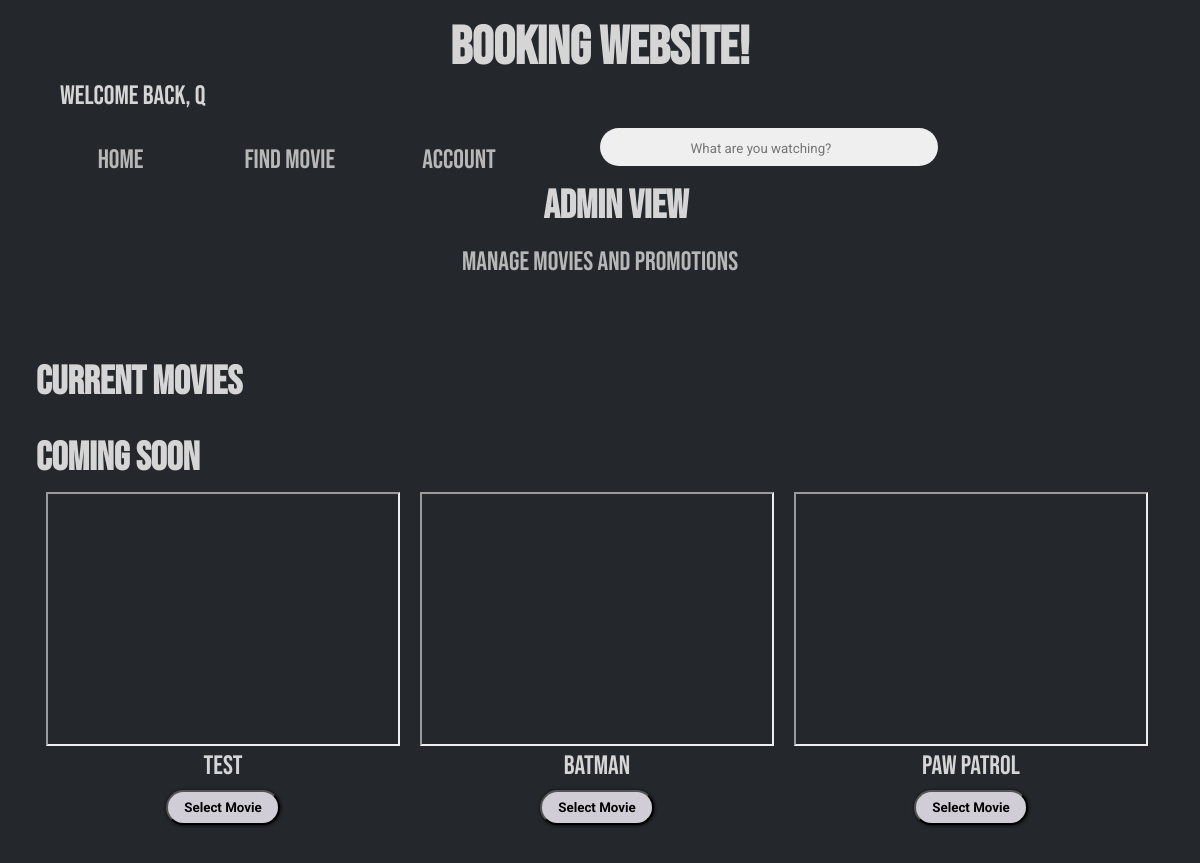
Before: /HTML/home.php with the older database file.
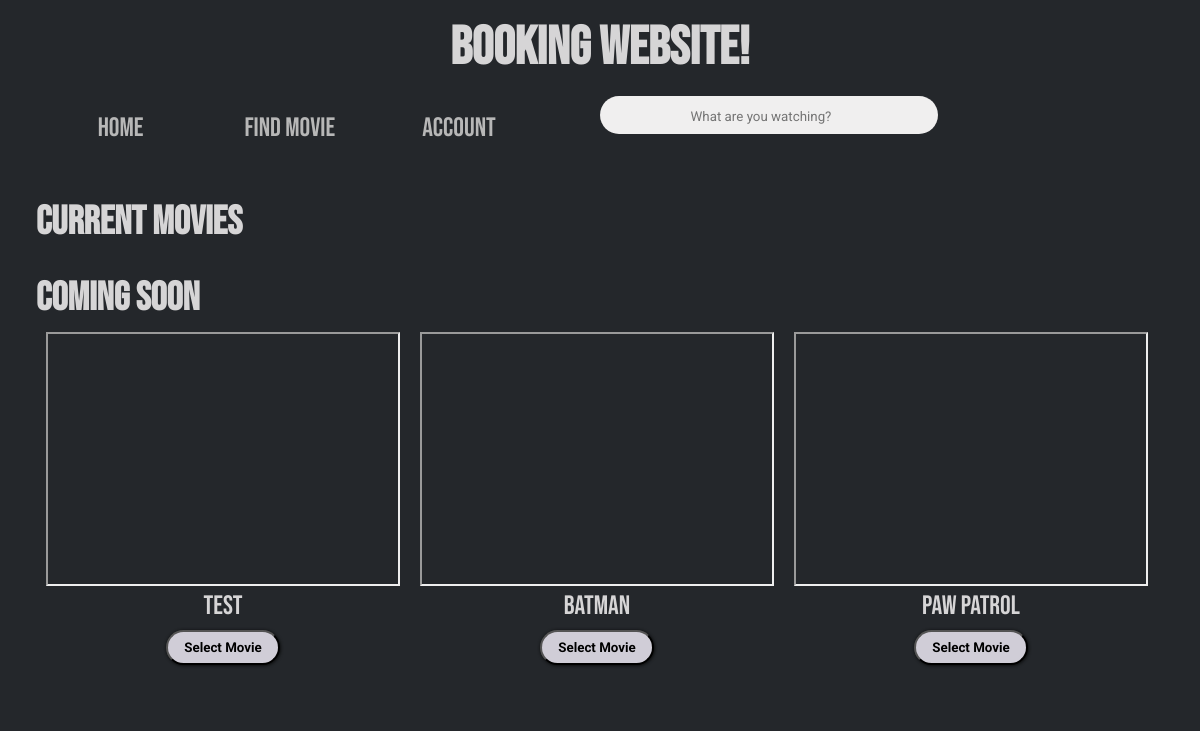
After: the same page with the newer database file.
### tables this page shows
CREATE TABLE `user` (
  `userId` varchar(255) NOT NULL,
  `pass` varbinary(255) DEFAULT NULL,
  `firstName` varchar(255) DEFAULT NULL,
  `lastName` varchar(255) DEFAULT NULL,
  `email` varchar(255) NOT NULL,
  `active` tinyint(1) NOT NULL,
  `receiveProm` tinyint(1) NOT NULL,
  `isAdmin` tinyint(1) NOT NULL,
  `isBlocked` tinyint(1) NOT NULL DEFAULT 0
);

CREATE TABLE `movie` (
  `title` varchar(255) NOT NULL,
  `category` varchar(255) NOT NULL,
  `movieCast` varchar(255) NOT NULL,
  `director` varchar(255) NOT NULL,
  `producer` varchar(255) NOT NULL,
  `synopsis` varchar(255) NOT NULL,
  `reviews` varchar(255) NOT NULL,
  `trailer` varchar(255) NOT NULL,
  `picture` varchar(255) NOT NULL,
  `ratingCode` enum('G','PG','PG-13','R','NC-17') DEFAULT NULL,
  `comingSoon` tinyint(1) NOT NULL,
  `id` int(11) NOT NULL,
  `duration` int(3) NOT NULL
);

### PHP/getUserInfo.php (called while the page is built, shortened)
<?php
    require("../Modal/database.php");
    $queryacct = "SELECT * FROM user WHERE userId = (SELECT userId FROM user WHERE active=1)";
    $pstates = $db->prepare($queryacct);
    $pstates->execute();
    $userInfs = $pstates->fetchAll();
    $userOnCheck = $pstates->rowCount();
    if ($userOnCheck) {
        $isAdmin = $userInfs[0]['isAdmin'];
    }
?>

### PHP/getMovieInfo.php (called while the page is built, shortened)
<?php
    require("../Modal/database.php");
    $querymovie = "SELECT * FROM movie";
    $mstates = $db->prepare($querymovie);
    $mstates->execute();
    $movieInfs = $mstates->fetchAll();
?>

### HTML/home.php (the view, shortened to what this page needs)
<?php
    require("../PHP/getUserInfo.php");
    require("../PHP/getMovieInfo.php");
?>
<!DOCTYPE html>
<html lang="en">
<head>
    <link rel="stylesheet" href="../CSS/nav-bar.css">
    <link rel="stylesheet" href="../CSS/home.css">
</head>
<body>
    <header>
        <h1 class = "title">Booking Website!</h1>
        <?php
        if ($userOnCheck == 1) {
        foreach($userInfs as $userInfo) {
            $name = $userInfo['firstName'];
        }
        echo "<p style=\"align-text: center; padding-left:60px; color: #d6d5d6;\">Welcome back, " .$name ."</p>";
        } ?>
    </header>
    <main>
    <div id="nav-menu">
        <ul class="one">
        <li><a href="../HTML/home.php"> Home </a></li>
            <li><a href="../HTML/select-movie.php"> Find Movie </a></li>
            <li><a href="../HTML/account.php"> Account </a></li>
        </ul>
        <form id="search-form" action="../PHP/searchMovies.php" method="POST">
            <input type="search" id="search-bar" name="search" placeholder="What are you watching?">
        </form>
        <?php if ($userOnCheck && $isAdmin) :?>
        <h2 class = "adminTitle">Admin View</h2>
        <a href="../HTML/adminMenu.php" class="manage">Manage Movies and Promotions</a>
        <?php endif;?>
    </div>
        <h2>Current Movies</h2>
        <section class="trailerList">
        </section>
        <h2>Coming Soon</h2>
        <section class="trailerList">
            <?php
            foreach ($movieInfs as $movieInf) {
                if ($movieInf['comingSoon'] == 1) {
                    echo "<div class = \"trailer\">";
                        echo "<iframe width=\"350\" height=\"250\" src = " .$movieInf['trailer']. "> </iframe><br>";
                        echo "<p>".$movieInf['title']." </p>";
                        echo "<form method='POST' action='../PHP/searchMovies.php'><input type='hidden' name='search' value='". $movieInf['title']."'>";
                        echo "<button name='bookMovie' class='bookMovie' type='submit'>Select Movie</button>";
                        echo "</form>";
                    echo "</div>";
                }
            }
            ?>
        </section>
    </main>
</body>
</html>

### CSS/nav-bar.css (style rules this page uses)
header { width: 100%; margin-top: 1rem; font-family: 'Bebas Neue', cursive; font-size: 20pt; }
.title { color: #d6d5d6; text-align: center; }
#nav-menu { margin-bottom: 4rem; }
#nav-menu ul { list-style-type: none; }
#nav-menu li { width: 15%; background-color: white; }
#nav-menu a { text-decoration: none; font-family: 'Bebas Neue', cursive; font-size: 20pt; color: #B7B7B7; text-align: center; display: block; padding: 1rem; }
#nav-menu ul.one { position: relative; border: none; }
#nav-menu ul.one li { float: left; }
#search-bar { font-family: 'Roboto', sans-serif; width: 30%; margin: 0 5%; padding: 1em; background-repeat: no-repeat; background-position: left; background-size: 45px 25px; background-color: rgb(240, 239, 239); padding-left: 10px; text-align: center; border: none; border-radius: 20px; padding-bottom: 10px; }

### CSS/home.css (style rules this page uses)
* { margin: 0; padding: 0; background-color: #24272B; }
main { padding: 1rem 3%; }
main h2 { color: #d6d5d6; margin-top: 1rem; font-family: 'Bebas Neue', cursive; font-size: 30pt; }
p { color: #d6d5d6; font-size: 20pt; font-family: 'Bebas Neue', cursive; }
.trailerList { display: flex; text-align: center; align-items: center; overflow-x: scroll; padding-bottom: .75rem; }
.trailer { padding: 10px; }
.bookMovie { background-color: #D0CDD7; text-align: center; padding: .5rem 1rem; margin-top: .5rem; font-family: 'Roboto', sans-serif; font-weight: bold; border-radius: 2rem; box-shadow: .5px .5px 3px .5px #0d0e0f; }

Changed rows visible on the page:
no longer on this page (row edited): user: firstName "q"
Other visible differences:
text no longer shown: "Welcome back, Admin View Manage Movies and Promotions"
